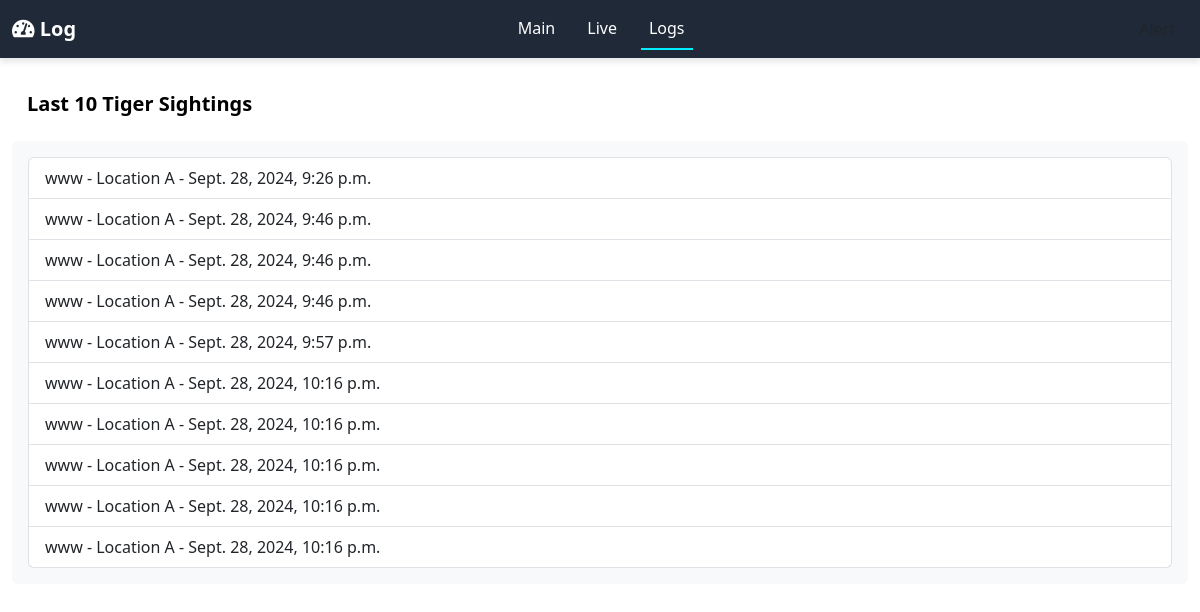
The app's page /model/log with its own data.
### handling_model/models.py (models this page shows)
class detected_database(models.Model):
    camera=models.ForeignKey(Location_of_camera,on_delete=models.CASCADE)
    Detected_date=models.DateTimeField(auto_now_add=True)

class Location_of_camera(models.Model):
    camera_name=models.CharField(max_length=100)
    latitude=models.FloatField(max_length=1000)
    longitude=models.FloatField(max_length=1000)

### handling_model/views.py (the view)
# urls.py: path('log',views.log_view,name='log')
def log_view(request):
    recent_objects = detected_database.objects.all().order_by('Detected_date')[:10]
    return render(request,'handling_model/log.html',{'recent_objects':recent_objects})

### templates/handling_model/log.html (shortened to what this page needs)
<!DOCTYPE html>
<html lang="en">
<head>
    <link rel="stylesheet" href="css/log.css">
    <link href="https://cdn.jsdelivr.net/npm/bootstrap@5.3.3/dist/css/bootstrap.min.css" rel="stylesheet"
>
    <link rel="stylesheet" href="https://cdnjs.cloudflare.com/ajax/libs/font-awesome/5.15.4/css/all.min.css">
</head>
<body>
<nav class="navbar navbar-expand-lg navbar-dark sticky-top">
    <div class="container-fluid">
        <a class="navbar-brand" href="#"><i class="fas fa-tachometer-alt"></i> Log</a>
        <div class="collapse navbar-collapse" id="navbarSupportedContent">
            <ul class="navbar-nav mx-auto mb-2 mb-lg-0">
                <li class="nav-item">
                    <a class="nav-link " href="dashboard.html">Main</a>
                </li>
                <li class="nav-item">
                    <a class="nav-link" href="live.html">Live</a>
                </li>
                <li class="nav-item">
                    <a class="nav-link active" aria-current="page" href="log.html">Logs</a>
                </li>
            </ul>
            <a href="#" class="btn nav-btn">Alert</a>
        </div>
    </div>
</nav>
<div class="container-fluid mt-4">
    <div class="row">
        <div class="col-12">
            <h2 class="log-section-heading">Last 10 Tiger Sightings</h2>
            <div class="log-section-content bg-light p-3 rounded">
                <ul class="list-group">
                    {% for char in recent_objects %}
                    <li class="list-group-item">{{ char.camera.camera_name }} - Location A - {{ char.Detected_date }}
                    </li>
                    {% endfor %}
                </ul>
            </div>
        </div>
    </div>
</div>
</body>
</html>

### static/css/log.css (style rules this page uses)
.navbar { background-color: #1f2937; box-shadow: 0 4px 6px rgba(0, 0, 0, 0.1); }
.navbar-brand { font-weight: 600; color: #ffffff; }
.navbar-nav .nav-link { color: #ffffff; font-size: 16px; margin-right: 1rem; }
.navbar-nav .nav-link:hover, .navbar-nav .nav-link.active { color: #0ef; border-bottom: 2px solid #0ef; }
.nav-btn { color: #ffffff; background-color: #0ef; border-radius: 20px; padding: 0.5rem 1.5rem; transition: background-color 0.3s ease; }
body { background: #323946; }
.log-section-heading { background-color: #fff; color: #000; padding: 10px 15px; border-radius: 5px; margin-bottom: 15px; font-weight: 600; font-size: 1.25rem; }

### records on screen
detected_database: camera.camera_name "www", Detected_date "Sept. 28, 2024, 9:26 p.m."
detected_database: camera.camera_name "www", Detected_date "Sept. 28, 2024, 9:46 p.m."
detected_database: camera.camera_name "www", Detected_date "Sept. 28, 2024, 9:46 p.m."
detected_database: camera.camera_name "www", Detected_date "Sept. 28, 2024, 9:46 p.m."
detected_database: camera.camera_name "www", Detected_date "Sept. 28, 2024, 9:57 p.m."
detected_database: camera.camera_name "www", Detected_date "Sept. 28, 2024, 10:16 p.m."
detected_database: camera.camera_name "www", Detected_date "Sept. 28, 2024, 10:16 p.m."
detected_database: camera.camera_name "www", Detected_date "Sept. 28, 2024, 10:16 p.m."
detected_database: camera.camera_name "www", Detected_date "Sept. 28, 2024, 10:16 p.m."
detected_database: camera.camera_name "www", Detected_date "Sept. 28, 2024, 10:16 p.m."
